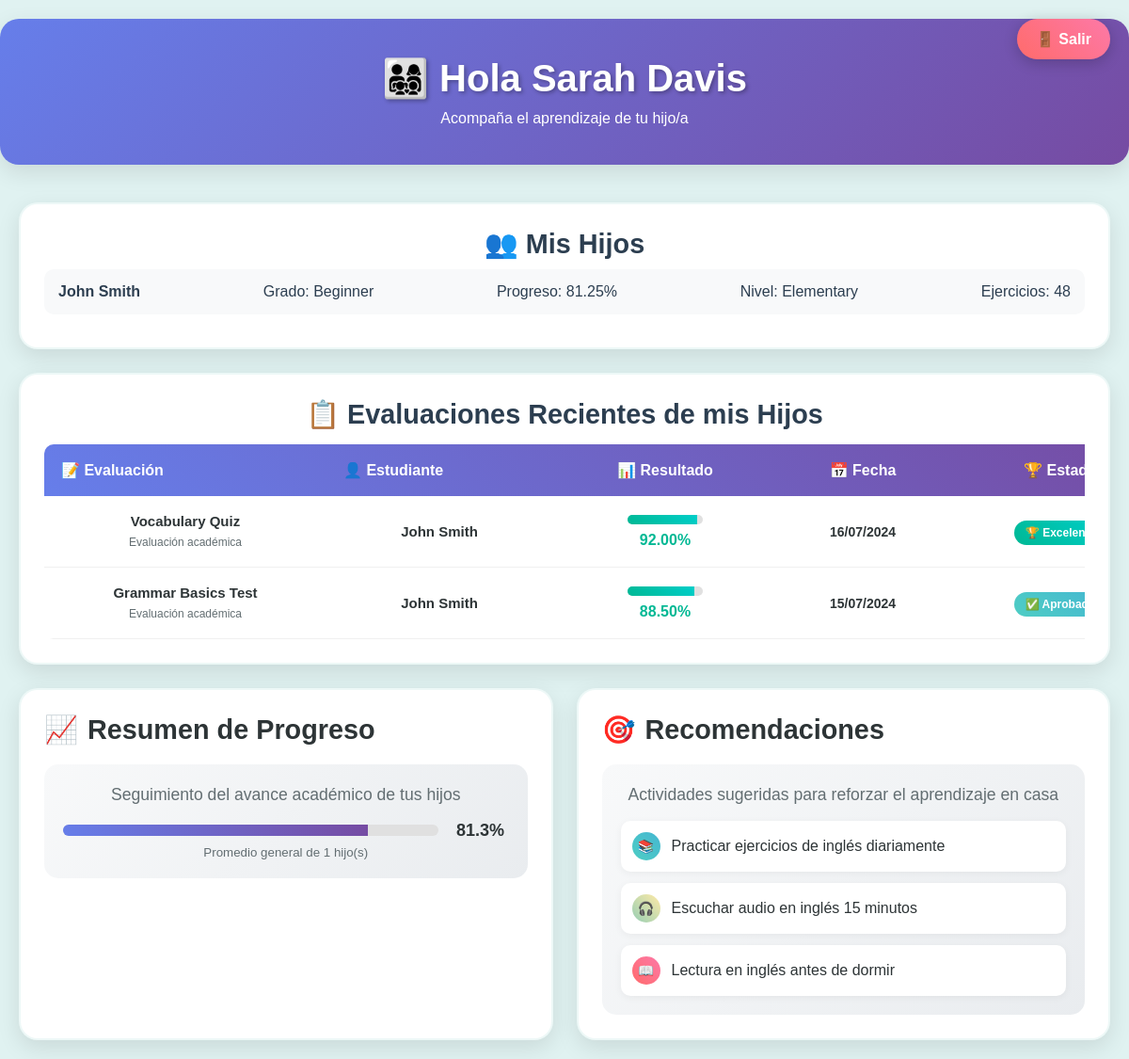
Page /?controller=parent&action=dashboard (signed in) on the committed database.
### tables this page shows
CREATE TABLE Estudiante (
    id INT PRIMARY KEY AUTO_INCREMENT,
    usuario_id INT,
    grado ENUM('Beginner', 'Elementary', 'Intermediate', 'Upper-Intermediate', 'Advanced') NOT NULL,
    edad INT,
    nivel_actual VARCHAR(50) DEFAULT 'Beginner',
    FOREIGN KEY (usuario_id) REFERENCES Usuario(id) ON DELETE CASCADE
);

CREATE TABLE Usuario (
    id INT PRIMARY KEY AUTO_INCREMENT,
    nombre VARCHAR(100) NOT NULL,
    email VARCHAR(100) UNIQUE NOT NULL,
    password VARCHAR(255) NOT NULL,
    tipo ENUM('estudiante', 'padre', 'profesor') NOT NULL,
    fecha_registro TIMESTAMP DEFAULT CURRENT_TIMESTAMP
);

CREATE TABLE Progreso (
    id INT PRIMARY KEY AUTO_INCREMENT,
    ejercicios_completados INT DEFAULT 0,
    ejercicios_correctos INT DEFAULT 0,
    porcentaje DECIMAL(5,2) DEFAULT 0.00,
    nivel_actual ENUM('Beginner', 'Elementary', 'Intermediate', 'Upper-Intermediate', 'Advanced') DEFAULT 'Beginner',
    puntos_acumulados INT DEFAULT 0,
    racha_dias INT DEFAULT 0,
    ultima_actividad TIMESTAMP DEFAULT CURRENT_TIMESTAMP,
    estudiante_id INT,
    FOREIGN KEY (estudiante_id) REFERENCES Estudiante(id) ON DELETE CASCADE
);

CREATE TABLE Evaluacion (
    id INT PRIMARY KEY AUTO_INCREMENT,
    titulo VARCHAR(255) NOT NULL,
    descripcion TEXT,
    fecha DATE NOT NULL,
    tiempo_limite INT DEFAULT 60,  
    puntos_total INT DEFAULT 100,
    resultado DECIMAL(5,2),
    estudiante_id INT,
    profesor_id INT,
    grupo_id INT,
    archivo_pdf VARCHAR(500) NULL COMMENT 'URL del archivo PDF de la evaluación',
    FOREIGN KEY (estudiante_id) REFERENCES Estudiante(id) ON DELETE CASCADE,
    FOREIGN KEY (profesor_id) REFERENCES Profesor(id) ON DELETE SET NULL,
    FOREIGN KEY (grupo_id) REFERENCES Grupo(id) ON DELETE SET NULL
);

### controllers/ParentController.php (called while the page is built)
<?php
require_once 'models/Hijo.php';
require_once 'models/Evaluacion.php';
class ParentController {
    private $hijoModel;
    private $evaluacionModel;
    public function __construct() {
        $this->hijoModel = new Hijo();
        $this->evaluacionModel = new Evaluacion();
    }
    public function dashboard($padre_id) {
        $page = $_GET['page'] ?? 1;
        $limit = 5;
        $hijos = $this->hijoModel->getByParentId($padre_id);
        $evaluaciones_hijos = $this->evaluacionModel->getByParentId($padre_id, $page, $limit);
        $data = [
            'hijos' => $hijos,
            'evaluaciones_hijos' => $evaluaciones_hijos,
            'current_page' => $page,
            'total_pages' => ceil($this->evaluacionModel->getCountByParent($padre_id) / $limit),
            'page_title' => 'Parent Dashboard'
        ];
        $this->loadView('parent/dashboard_padre', $data);
    }
    private function loadView($view, $data = []) {
        extract($data);
        require_once "views/$view.php";
    }
}
?>

### config/Database.php (called while the page is built)
<?php
class Database {
    private static $instance = null;
    private $pdo;
    private function __construct() {
        $host = 'localhost';
        $dbname = 'english_learning_system';
        $username = 'root';
        $password = 'root';
        try {
            $this->pdo = new PDO("mysql:host=$host;dbname=$dbname;charset=utf8", $username, $password);
            $this->pdo->setAttribute(PDO::ATTR_ERRMODE, PDO::ERRMODE_EXCEPTION);
            $this->pdo->setAttribute(PDO::ATTR_DEFAULT_FETCH_MODE, PDO::FETCH_ASSOC);
        } catch(PDOException $e) {
            die("Database connection failed: " . $e->getMessage());
        }
    }
    public static function getInstance() {
        if (self::$instance === null) {
            self::$instance = new self();
        }
        return self::$instance;
    }
    public function getConnection() {
        return $this->pdo;
    }
}
?>

### models/Hijo.php (called while the page is built, shortened)
<?php
require_once 'config/Database.php';
class Hijo {
    private $db;
    public function __construct() {
        $this->db = Database::getInstance()->getConnection();
    }
    public function getByParentId($padre_id) {
        $stmt = $this->db->prepare("
            SELECT e.*, u.nombre, p.porcentaje, p.puntos_acumulados, p.racha_dias, p.nivel_actual, p.ejercicios_completados
            FROM Hijo h
            JOIN Estudiante e ON h.estudiante_id = e.id
            JOIN Usuario u ON e.usuario_id = u.id
            LEFT JOIN Progreso p ON e.id = p.estudiante_id
            WHERE h.padre_id = ?
        ");
        $stmt->execute([$padre_id]);
        return $stmt->fetchAll(PDO::FETCH_ASSOC);
    }
}
?>

### models/Evaluacion.php (called while the page is built, shortened)
<?php
require_once 'config/Database.php';
class Evaluacion {
    private $db;
    public function __construct() {
        $this->db = Database::getInstance()->getConnection();
    }
    public function getByParentId($padre_id, $page = 1, $limit = 5) {
        $offset = ($page - 1) * $limit;
        $stmt = $this->db->prepare("
            SELECT ev.*, u.nombre as estudiante_nombre
            FROM Evaluacion ev
            JOIN Estudiante e ON ev.estudiante_id = e.id
            JOIN Usuario u ON e.usuario_id = u.id
            JOIN Hijo h ON e.id = h.estudiante_id
            WHERE h.padre_id = ?
            ORDER BY ev.fecha DESC LIMIT $limit OFFSET $offset
        ");
        $stmt->execute([$padre_id]);
        return $stmt->fetchAll(PDO::FETCH_ASSOC);
    }
}
?>

### views/parent/dashboard_padre.php (the view, shortened to what this page needs)
<!DOCTYPE html>
<html lang="es">
<head>
    <link rel="stylesheet" href="/englishdemo/assets/css/styles_kids.css">
</head>
<body class="dashboard padre-theme">
    <a href="/englishdemo/?controller=auth&action=logout" class="logout-btn">🚪 Salir</a>
    <div class="dashboard-header">
        <h1>👨‍👩‍👧‍👦 Hola <?php echo $_SESSION['nombre'] ?? 'Padre/Madre'; ?></h1>
        <p>Acompaña el aprendizaje de tu hijo/a</p>
    </div>
    <div class="dashboard-content">
        <div class="card wide">
            <h3>👥 Mis Hijos</h3>
            <?php if($hijos): ?>
                <?php foreach($hijos as $hijo): ?>
                    <div class="hijo-item">
                        <strong><?php echo $hijo['nombre'] ?? 'Estudiante'; ?></strong>
                        <span>Grado: <?php echo $hijo['grado'] ?? 'No asignado'; ?></span>
                        <span>Progreso: <?php echo $hijo['porcentaje'] ?? 0; ?>%</span>
                        <span>Nivel: <?php echo $hijo['nivel_actual'] ?? 'Principiante'; ?></span>
                        <span>Ejercicios: <?php echo $hijo['ejercicios_completados'] ?? 0; ?></span>
                    </div>
                <?php endforeach; ?>
            <?php else: ?>
                <p>No hay hijos registrados</p>
            <?php endif; ?>
        </div>
        <div class="card wide">
            <h3>📋 Evaluaciones Recientes de mis Hijos</h3>
            <div class="evaluaciones-table" style="overflow-x: auto; margin-top: 15px;">
                <table style="width: 100%; min-width: 1200px; border-collapse: collapse; background: white; border-radius: 10px; overflow: hidden; table-layout: fixed;">
                    <thead>
                        <tr style="background: linear-gradient(45deg, #667eea, #764ba2); color: white;">
                            <th style="padding: 18px; text-align: left; font-weight: bold; width: 25%;">📝 Evaluación</th>
                            <th style="padding: 18px; text-align: left; font-weight: bold; width: 20%;">👤 Estudiante</th>
                            <th style="padding: 18px; text-align: center; font-weight: bold; width: 20%;">📊 Resultado</th>
                            <th style="padding: 18px; text-align: center; font-weight: bold; width: 15%;">📅 Fecha</th>
                            <th style="padding: 18px; text-align: center; font-weight: bold; width: 20%;">🏆 Estado</th>
                        </tr>
                    </thead>
                    <tbody>
                        <?php if(isset($evaluaciones_hijos) && $evaluaciones_hijos): ?>
                            <?php foreach($evaluaciones_hijos as $eval): ?>
                                <tr style="border-bottom: 1px solid #f0f0f0;">
                                    <td style="padding: 18px; vertical-align: middle;">
                                        <strong style="color: #2d3436; font-size: 15px; display: block; margin-bottom: 4px;"><?php echo $eval['titulo'] ?? 'Evaluación'; ?></strong>
                                        <small style="color: #636e72; font-size: 12px;">Evaluación académica</small>
                                    </td>
                                    <td style="padding: 18px; vertical-align: middle;">
                                        <span style="color: #2d3436; font-weight: 600; font-size: 15px;"><?php echo $eval['estudiante_nombre'] ?? 'N/A'; ?></span>
                                    </td>
                                    <td style="padding: 18px; text-align: center; vertical-align: middle;">
                                        <div style="display: flex; flex-direction: column; align-items: center; gap: 8px;">
                                            <div style="background: #e0e0e0; border-radius: 10px; height: 10px; width: 80px; overflow: hidden;">
                                                <div style="height: 100%; background: <?php echo ($eval['resultado'] ?? 0) >= 70 ? 'linear-gradient(45deg, #00b894, #00cec9)' : 'linear-gradient(45deg, #ff6b6b, #fd79a8)'; ?>; width: <?php echo min(100, $eval['resultado'] ?? 0); ?>%;"></div>
                                            </div>
                                            <strong style="color: <?php echo ($eval['resultado'] ?? 0) >= 70 ? '#00b894' : '#ff6b6b'; ?>; font-size: 16px;">
                                                <?php echo $eval['resultado'] ?? 0; ?>%
                                            </strong>
                                        </div>
                                    </td>
                                    <td style="padding: 18px; text-align: center; vertical-align: middle;">
                                        <span style="color: #2d3436; font-weight: 600; font-size: 14px;"><?php echo date('d/m/Y', strtotime($eval['fecha'] ?? 'now')); ?></span>
                                    </td>
                                    <td style="padding: 18px; text-align: center; vertical-align: middle;">
                                        <?php
                                        $resultado = $eval['resultado'] ?? 0;
                                        if ($resultado >= 90) {
                                            echo '<span style="background: linear-gradient(45deg, #00b894, #00cec9); color: white; padding: 6px 12px; border-radius: 15px; font-size: 12px; font-weight: bold;">🏆 Excelente</span>';
                                        } elseif ($resultado >= 70) {
                                            echo '<span style="background: linear-gradient(45deg, #4ECDC4, #45B7D1); color: white; padding: 6px 12px; border-radius: 15px; font-size: 12px; font-weight: bold;">✅ Aprobado</span>';
                                        } else {
                                            echo '<span style="background: linear-gradient(45deg, #ff6b6b, #fd79a8); color: white; padding: 6px 12px; border-radius: 15px; font-size: 12px; font-weight: bold;">📚 Mejorar</span>';
                                        }
                                        ?>
                                    </td>
                                </tr>
                            <?php endforeach; ?>
                        <?php endif; ?>
                    </tbody>
                </table>
            </div>
        </div>
        <div class="card" style="grid-column: 1; max-width: none; width: 100%;">
            <h3 style="color: #2d3436; margin-bottom: 20px; display: flex; align-items: center; gap: 10px;">
                📈 <span>Resumen de Progreso</span>
            </h3>
            <div style="background: linear-gradient(135deg, #f8f9fa, #e9ecef); padding: 20px; border-radius: 15px; margin-bottom: 15px;">
                <p style="color: #636e72; margin-bottom: 15px; font-weight: 500;">Seguimiento del avance académico de tus hijos</p>
                <?php if($hijos): ?>
                    <?php
                    $total_progreso = array_sum(array_column($hijos, 'porcentaje'));
                    $promedio = count($hijos) > 0 ? $total_progreso / count($hijos) : 0;
                    ?>
                    <div style="display: flex; align-items: center; gap: 15px; margin-top: 10px;">
                        <div style="background: #e0e0e0; border-radius: 10px; height: 12px; flex: 1; overflow: hidden;">
                            <div style="height: 100%; background: linear-gradient(45deg, #667eea, #764ba2); width: <?php echo min(100, $promedio); ?>%;"></div>
                        </div>
                        <strong style="color: #2d3436; font-size: 18px; min-width: 60px;"><?php echo number_format($promedio, 1); ?>%</strong>
                    </div>
                    <small style="color: #636e72; margin-top: 5px; display: block;">Promedio general de <?php echo count($hijos); ?> hijo(s)</small>
                <?php else: ?>
                    <p style="color: #636e72; font-style: italic;">No hay datos de progreso disponibles</p>
                <?php endif; ?>
            </div>
        </div>
        <div class="card" style="grid-column: 2; max-width: none; width: 100%;">
            <h3 style="color: #2d3436; margin-bottom: 20px; display: flex; align-items: center; gap: 10px;">
                🎯 <span>Recomendaciones</span>
            </h3>
            <div style="background: linear-gradient(135deg, #f8f9fa, #e9ecef); padding: 20px; border-radius: 15px;">
                <p style="color: #636e72; margin-bottom: 15px; font-weight: 500;">Actividades sugeridas para reforzar el aprendizaje en casa</p>
                <div style="display: grid; gap: 12px;">
                    <div style="display: flex; align-items: center; gap: 12px; padding: 12px; background: white; border-radius: 10px; box-shadow: 0 2px 8px rgba(0,0,0,0.05);">
                        <span style="background: linear-gradient(45deg, #4ECDC4, #45B7D1); color: white; width: 30px; height: 30px; border-radius: 50%; display: flex; align-items: center; justify-content: center; font-size: 14px;">📚</span>
                        <span style="color: #2d3436; font-weight: 500;">Practicar ejercicios de inglés diariamente</span>
                    </div>
                    <div style="display: flex; align-items: center; gap: 12px; padding: 12px; background: white; border-radius: 10px; box-shadow: 0 2px 8px rgba(0,0,0,0.05);">
                        <span style="background: linear-gradient(45deg, #96CEB4, #FFEAA7); color: white; width: 30px; height: 30px; border-radius: 50%; display: flex; align-items: center; justify-content: center; font-size: 14px;">🎧</span>
                        <span style="color: #2d3436; font-weight: 500;">Escuchar audio en inglés 15 minutos</span>
                    </div>
                    <div style="display: flex; align-items: center; gap: 12px; padding: 12px; background: white; border-radius: 10px; box-shadow: 0 2px 8px rgba(0,0,0,0.05);">
                        <span style="background: linear-gradient(45deg, #FF6B6B, #FD79A8); color: white; width: 30px; height: 30px; border-radius: 50%; display: flex; align-items: center; justify-content: center; font-size: 14px;">📖</span>
                        <span style="color: #2d3436; font-weight: 500;">Lectura en inglés antes de dormir</span>
                    </div>
                </div>
            </div>
        </div>
    </div>
</body>
</html>

### rows in the picture
estudiante: usuario.nombre "John Smith", grado "Beginner", progreso.porcentaje "81.25", progreso.nivel_actual "Elementary", progreso.ejercicios_completados "48"
evaluacion: titulo "Vocabulary Quiz", usuario.nombre "John Smith", resultado "92.00", fecha "16/07/2024"
evaluacion: titulo "Grammar Basics Test", usuario.nombre "John Smith", resultado "88.50", fecha "15/07/2024"

### other values in the picture
$_SESSION['nombre'] "Sarah Davis"
$promedio "81.3"
count($hijos) "1"
